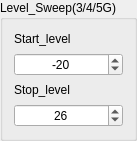
   <widget class="QGroupBox" name="level_sweep_groupBox">
    <property name="geometry">
     <rect>
      <x>300</x>
      <y>420</y>
      <width>137</width>
      <height>141</height>
     </rect>
    </property>
    <property name="title">
     <string>Level_Sweep(3/4/5G)</string>
    </property>
    <layout class="QVBoxLayout" name="verticalLayout_9">
     <item>
      <widget class="QLabel" name="start_level_label">
       <property name="sizePolicy">
        <sizepolicy hsizetype="Preferred" vsizetype="Preferred">
         <horstretch>0</horstretch>
         <verstretch>0</verstretch>
        </sizepolicy>
       </property>
       <property name="text">
        <string>Start_level</string>
       </property>
       <property name="alignment">
        <set>Qt::AlignLeading|Qt::AlignLeft|Qt::AlignVCenter</set>
       </property>
      </widget>
     </item>
     <item>
      <widget class="QSpinBox" name="level_sweep_start_spinBox">
       <property name="alignment">
        <set>Qt::AlignCenter</set>
       </property>
       <property name="minimum">
        <number>-30</number>
       </property>
       <property name="maximum">
        <number>30</number>
       </property>
       <property name="value">
        <number>-20</number>
       </property>
      </widget>
     </item>
     <item>
      <widget class="QLabel" name="stop_level_label">
       <property name="text">
        <string>Stop_level</string>
       </property>
       <property name="alignment">
        <set>Qt::AlignLeading|Qt::AlignLeft|Qt::AlignVCenter</set>
       </property>
      </widget>
     </item>
     <item>
      <widget class="QSpinBox" name="level_stop_spinBox">
       <property name="alignment">
        <set>Qt::AlignCenter</set>
       </property>
       <property name="minimum">
        <number>-30</number>
       </property>
       <property name="maximum">
        <number>30</number>
       </property>
       <property name="value">
        <number>26</number>
       </property>
      </widget>
     </item>
    </layout>
   </widget>
